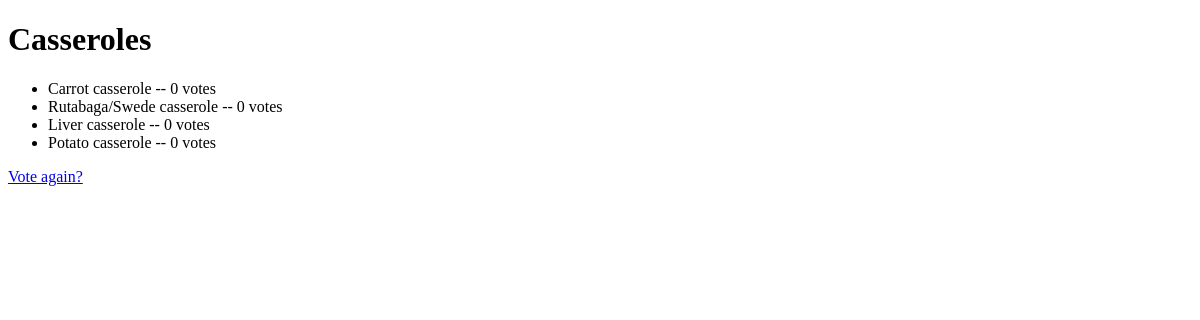
The page /polls/4/results/ on the database as committed earlier.
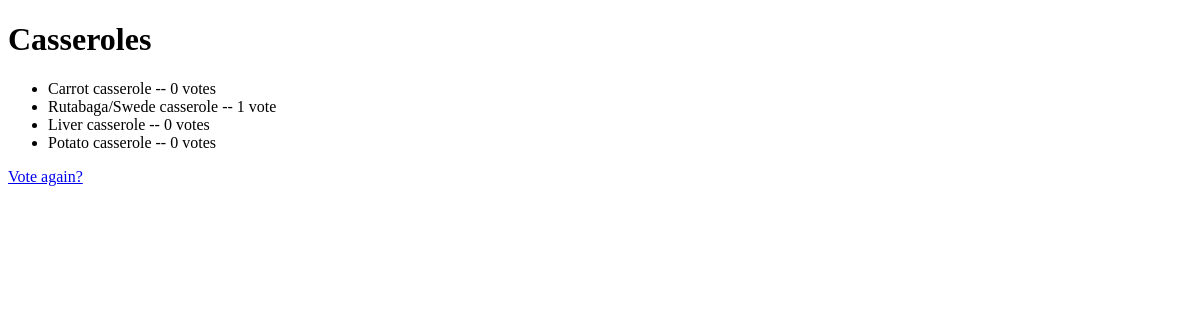
The same page on the database as committed later.
### polls/models.py (models this page shows, shortened)
class Choice(models.Model):
    question = models.ForeignKey(Question, on_delete=models.CASCADE)
    choice_text = models.CharField(max_length=200)
    votes = models.IntegerField(default=0)

### polls/views.py (the view)
# urls.py: path('<int:pk>/results/', views.ResultsView.as_view(), name='results'),
class ResultsView(generic.DetailView):
    model = Question
    template_name = 'polls/results.html'

### polls/templates/polls/results.html (shortened to what this page needs)
<!DOCTYPE html>
<html lang="en">
<head>
</head>
<body>
    <h1>{{ question.question_text }}</h1>
    <ul>
        {% for choice in question.choice_set.all %}
        <li>
            {{choice.choice_text}} -- {{choice.votes}} vote{{choice.votes|pluralize}}
        </li>
        {% endfor %}
    </ul>
    <a href="{% url 'polls:detail' question.id %}">Vote again?</a>
</body>
</html>

Rows that differ between the two databases and show on the page:
changed Choice "Rutabaga/Swede casserole": votes "0" → "1"
